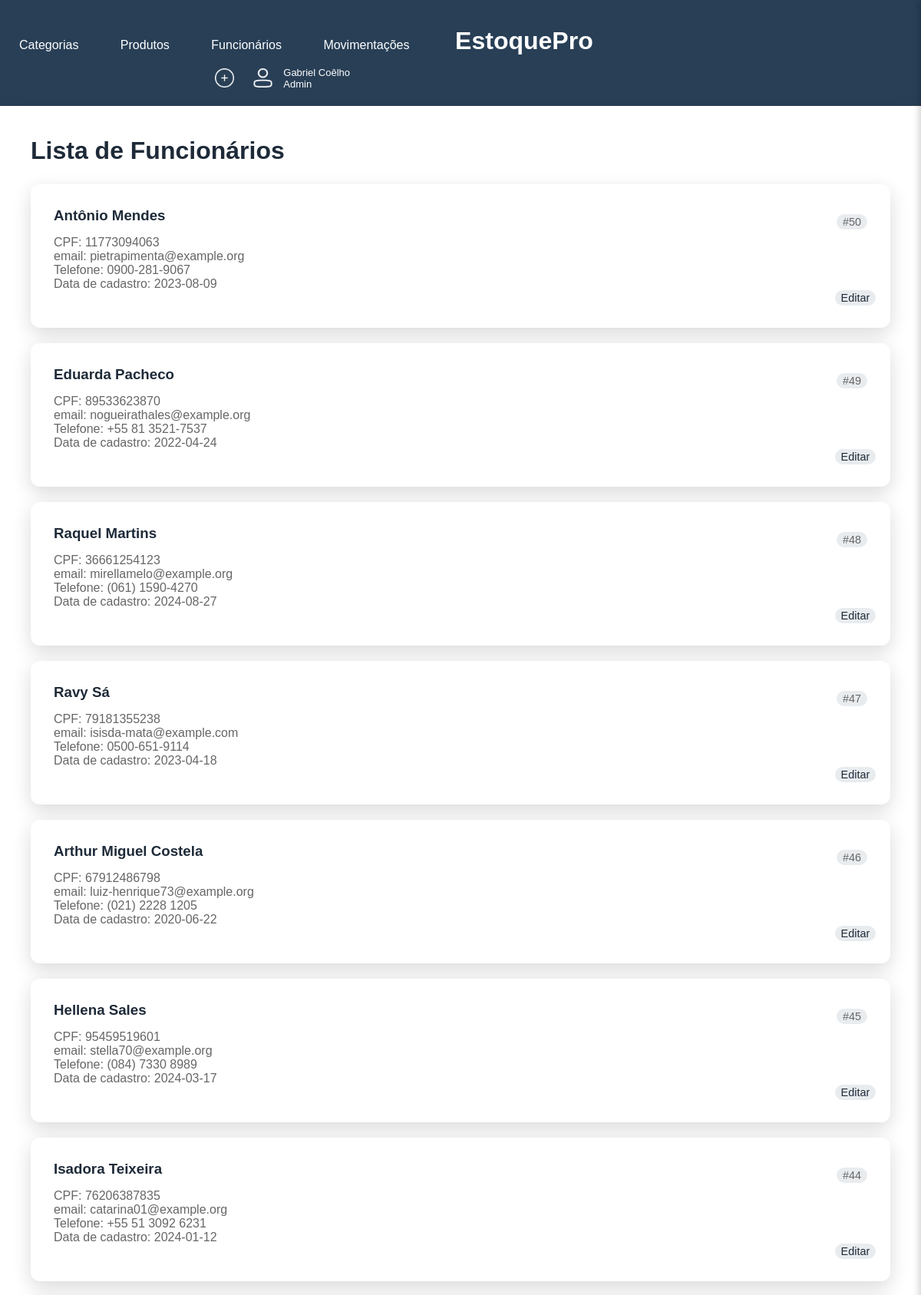
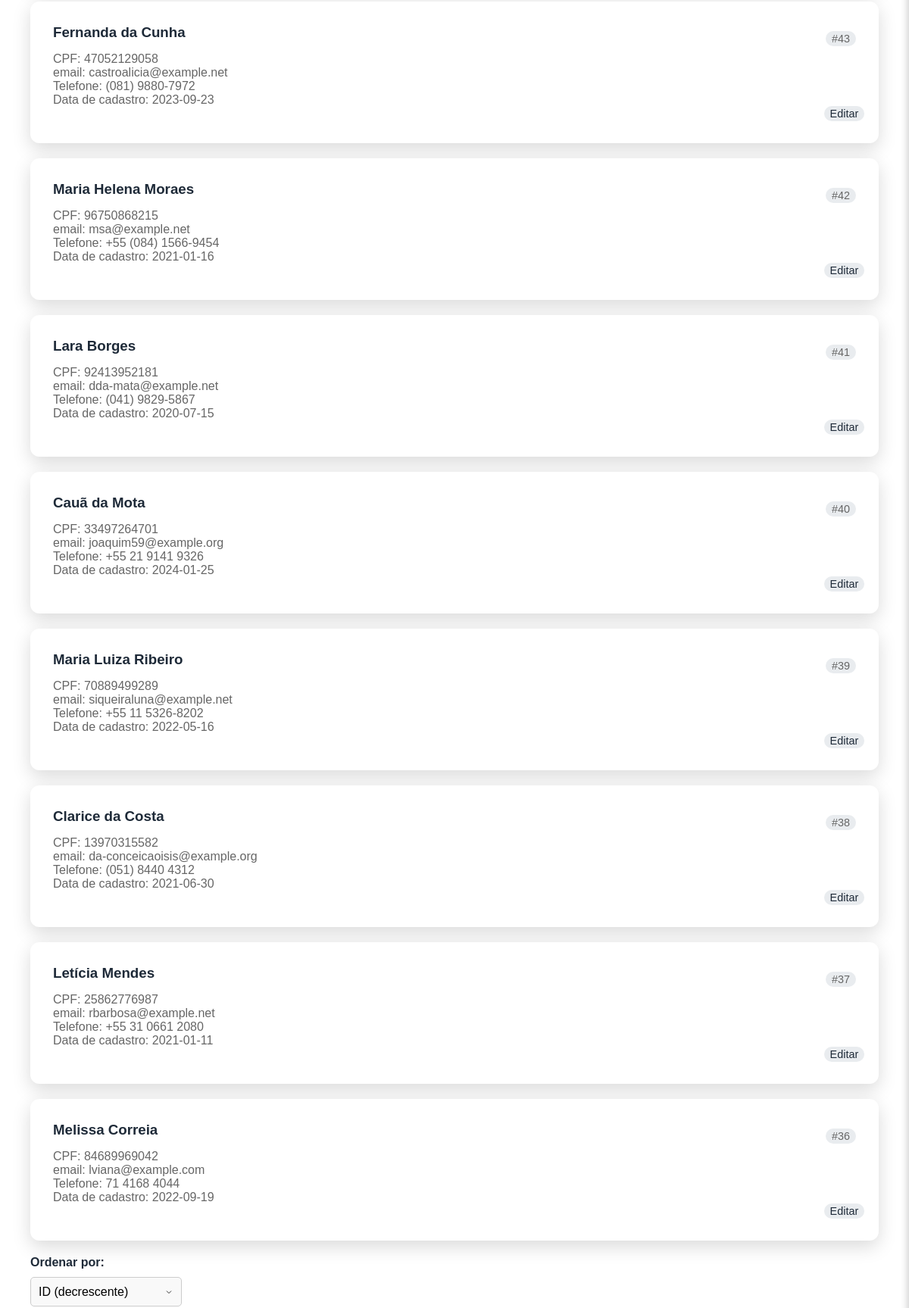
The page /funcionario (upper part) on the database its author committed (2 pictures, top to bottom).
### models.py (models this page shows, shortened)
class Funcionario(Base):
    __tablename__ = 'funcionarios'
    id_funcionario = Column(Integer, primary_key=True)
    nome_funcionario = Column(String(40), nullable=False, index=True)
    sobrenome = Column(String(16), nullable=False, index=True)
    email = Column(String(40), nullable=False, index=True, unique=True)
    cpf = Column(String(11), nullable=False, index=True, unique=True)
    telefone = Column(String(16), index=True, unique=True)
    data_de_cadastro = Column(String, index=True)

### app.py (the view)
@app.route('/funcionario', methods=['GET'])
def funcionario():
    por_pagina = 15
    pagina_atual = int(request.args.get('pagina', 1))
    ordem = request.args.get('ordem', 'id_funcionario_desc')
    offset = (pagina_atual - 1) * por_pagina
    if ordem == 'nome_asc':
        order_by = Funcionario.nome_funcionario.asc()
    elif ordem == 'nome_desc':
        order_by = Funcionario.nome_funcionario.desc()
    elif ordem == 'id_funcionario_asc':
        order_by = Funcionario.id_funcionario.asc()
    else:  # padrão
        order_by = Funcionario.id_funcionario.desc()
    lista = (select(Funcionario).offset(offset).limit(por_pagina).order_by(order_by))
    lista = db_session.execute(lista).scalars().all()
    total_veterinarios = db_session.query(Funcionario).count()
    total_paginas = (total_veterinarios + por_pagina - 1) // por_pagina
    return render_template('funcionario.html',
                           cavalo=lista,
                           pagina_atual=pagina_atual,
                           total_paginas=total_paginas,
                           ordem=ordem
                           )

### templates/funcionario.html (shortened to what this page needs)
{% extends 'base.html' %}
{% block conteudo %}
    <h1>Lista de Funcionários</h1>
    {% for item in cavalo %}
        <div class="card">
            <div class="card-header">
                <h3>{{ item.nome_funcionario }} {{ item.sobrenome }}</h3>
                <span class="product-id">#{{ item.id_funcionario }}</span>
            </div>
            <p>CPF: {{ item.cpf }}</p>
            <p>email: {{ item.email }}</p>
            <p>Telefone: {{ item.telefone }}</p>
            <p>Data de cadastro: {{ item.data_de_cadastro }}</p>
            <span class="product-id" style="margin-left: 96%;"><a
                    href="{{ url_for('editar_funcionario', id_funcionario=item.id_funcionario) }}"
                    class="btn-edit">Editar</a></span>
        </div>
    {% endfor %}
    <label class="ordem_" for="ordem">Ordenar por:</label>
    <select class="ordem" id="ordem" onchange="location = this.value;">
        <option value="{{ url_for('funcionario', pagina=pagina_atual, ordem='id_funcionario_desc') }}"
                {% if ordem == 'id_funcionario_desc' %}selected{% endif %}>ID (decrescente)
        </option>
    </select>
{% endblock conteudo %}

### static/template.css (style rules this page uses)
* { margin: 0; padding: 0; box-sizing: border-box; }
body, html { height: 100%; font-family: 'Poppins', sans-serif; background-color: #f0f2f5; color: #333333; }
select { width: 200px; padding: 10px; border: 1px solid #ccc; border-radius: 5px; font-size: 16px; background-color: #f9f9f9; appearance: none; background-repeat: no-repeat; background-position: right 10px center; background-size: 12px; transition: border-color 0.3s, box-shadow 0.3s; display: block; margin-bottom: 20px; }
option { padding: 10px; }
a { text-decoration: none; color: #1e2a38; transition: color 0.3s; }
main h1 { color: #1e2a38; margin-bottom: 25px; font-weight: 600; }
h3 { color: #1e2a38; margin-bottom: 25px; font-weight: 600; }
.card { background-color: #ffffff; border-radius: 12px; box-shadow: 0 8px 24px rgba(0, 0, 0, 0.15); margin: 20px 0; padding: 30px; transition: transform 0.3s, box-shadow 0.3s; }
.card h3 { margin-bottom: 15px; color: #1e2a38; }
.card p { color: #666666; }
label { display: block; margin-bottom: 10px; font-weight: 600; color: #1e2a38; }

### templates/funcionario.html (style rules this page uses)
.product-id { font-size: 0.9em; color: #666; background-color: #e9ecef; padding: 2px 8px; border-radius: 12px; white-space: nowrap; }
.card-header { display: flex; justify-content: space-between; align-items: center; }

### rows shown on the page
Funcionario: nome_funcionario "Antônio", sobrenome "Mendes", id_funcionario "50", cpf "11773094063", email "pietrapimenta@example.org", telefone "0900-281-9067", data_de_cadastro "2023-08-09"
Funcionario: nome_funcionario "Eduarda", sobrenome "Pacheco", id_funcionario "49", cpf "89533623870", email "nogueirathales@example.org", telefone "+55 81 3521-7537", data_de_cadastro "2022-04-24"
Funcionario: nome_funcionario "Raquel", sobrenome "Martins", id_funcionario "48", cpf "36661254123", email "mirellamelo@example.org", telefone "(061) 1590-4270", data_de_cadastro "2024-08-27"
Funcionario: nome_funcionario "Ravy", sobrenome "Sá", id_funcionario "47", cpf "79181355238", email "isisda-mata@example.com", telefone "0500-651-9114", data_de_cadastro "2023-04-18"
Funcionario: nome_funcionario "Arthur Miguel", sobrenome "Costela", id_funcionario "46", cpf "67912486798", email "luiz-henrique73@example.org", telefone "(021) 2228 1205", data_de_cadastro "2020-06-22"
Funcionario: nome_funcionario "Hellena", sobrenome "Sales", id_funcionario "45", cpf "95459519601", email "stella70@example.org", telefone "(084) 7330 8989", data_de_cadastro "2024-03-17"
Funcionario: nome_funcionario "Isadora", sobrenome "Teixeira", id_funcionario "44", cpf "76206387835", email "catarina01@example.org", telefone "+55 51 3092 6231", data_de_cadastro "2024-01-12"
Funcionario: nome_funcionario "Fernanda", sobrenome "da Cunha", id_funcionario "43", cpf "47052129058", email "castroalicia@example.net", telefone "(081) 9880-7972", data_de_cadastro "2023-09-23"
Funcionario: nome_funcionario "Maria Helena", sobrenome "Moraes", id_funcionario "42", cpf "96750868215", email "msa@example.net", telefone "+55 (084) 1566-9454", data_de_cadastro "2021-01-16"
Funcionario: nome_funcionario "Lara", sobrenome "Borges", id_funcionario "41", cpf "92413952181", email "dda-mata@example.net", telefone "(041) 9829-5867", data_de_cadastro "2020-07-15"
Funcionario: nome_funcionario "Cauã", sobrenome "da Mota", id_funcionario "40", cpf "33497264701", email "joaquim59@example.org", telefone "+55 21 9141 9326", data_de_cadastro "2024-01-25"
Funcionario: nome_funcionario "Maria Luiza", sobrenome "Ribeiro", id_funcionario "39", cpf "70889499289", email "siqueiraluna@example.net", telefone "+55 11 5326-8202", data_de_cadastro "2022-05-16"
Funcionario: nome_funcionario "Clarice", sobrenome "da Costa", id_funcionario "38", cpf "13970315582", email "da-conceicaoisis@example.org", telefone "(051) 8440 4312", data_de_cadastro "2021-06-30"
Funcionario: nome_funcionario "Letícia", sobrenome "Mendes", id_funcionario "37", cpf "25862776987", email "rbarbosa@example.net", telefone "+55 31 0661 2080", data_de_cadastro "2021-01-11"
Funcionario: nome_funcionario "Melissa", sobrenome "Correia", id_funcionario "36", cpf "84689969042", email "lviana@example.com", telefone "71 4168 4044", data_de_cadastro "2022-09-19"
